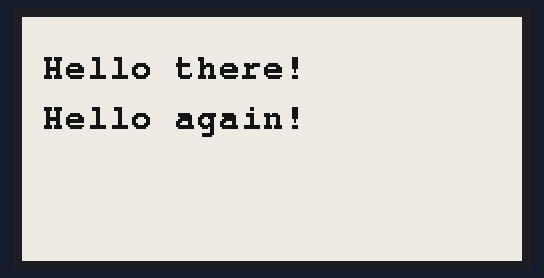
A sketch run on a simulated Arduino Uno, built for the host (arithmetic inside an expression is 32-bit, double 64-bit). Shown: 250×122 one-colour display. What the sketch prints to the serial monitor is not drawn.

Above: at 2.3 s.

The sketch:

e-ink.ino
```cpp
#include <GxEPD2_BW.h>
#include <Fonts/FreeMonoBold9pt7b.h>

// CS, DC, RST, BUSY
GxEPD2_BW<GxEPD2_213_B74, GxEPD2_213_B74::HEIGHT>
display(GxEPD2_213_B74(5, 17, 16, 4));

void setup()
{
  Serial.begin(115200);

  display.init(115200);

  display.setRotation(1);

  display.setFullWindow();

  display.firstPage();

  Serial.println("Hello World!");

  do
  {
    display.fillScreen(GxEPD_WHITE);

    display.setFont(&FreeMonoBold9pt7b);
    display.setTextColor(GxEPD_BLACK);

    display.setCursor(10, 30);
    display.println("Hello there!");

    display.setCursor(10, 55);
    display.println("Hello again!");

  }
  while (display.nextPage());
}

void loop()
{
  // Nothing required
}
```
